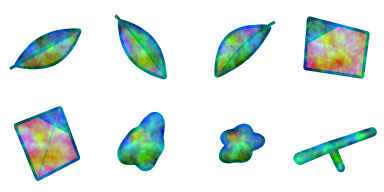
#> input picture assets/vfx/designed/air_debris.png, 384 x 192 px, given as the content of the folder hed_poc/out/clip/../../../assets/vfx/designed/air_debris.png, which was not available
$ python clip_sheet.py ../../../assets/vfx/designed/air_debris.png 5 5 5
#> lines starting #> are read from the running program, lines starting #| are printed output that depends on the picture
# python clip_sheet.py CLIP [cols] [every] [fps]: tiles out/clip/CLIP into out/clip_CLIP.png and writes out/clip_CLIP.gif
import os, sys
from PIL import Image, ImageDraw
HERE = os.path.dirname(os.path.abspath(__file__))
clip = sys.argv[1]; cols = int(sys.argv[2]) if len(sys.argv) > 2 else 6
every = int(sys.argv[3]) if len(sys.argv) > 3 else 3; fps = int(sys.argv[4]) if len(sys.argv) > 4 else 15
d = os.path.join(HERE, 'out', 'clip', clip)
names = sorted(os.listdir(d))
im = [Image.open(os.path.join(d, n)).convert('RGB') for n in names]
pick = list(zip(names, im))[::every]
#> pick = 1 item
w, h = im[0].size
#> w = 384; h = 192
rows = (len(pick) + cols - 1) // cols
#> rows = 1
S = Image.new('RGB', (w * cols, h * rows))
#> S: PIL image 1920x192 RGB; every value is 0
dr = ImageDraw.Draw(S)
for i, (n, m) in enumerate(pick):
    S.paste(m, (i % cols * w, i // cols * h)); dr.text((i % cols * w + 4, i // cols * h + 4), n[:-4], fill=(255, 255, 255))
#> this loop made 1 pass
#> n on pass 1: 'air_debris.png'
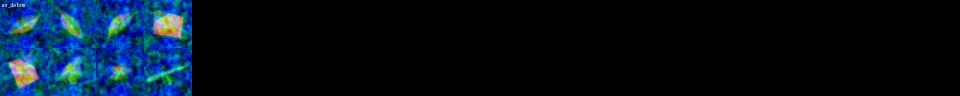
#> S: PIL image 1920x192 RGB (shown at 1/2 size); mean R, G, B 3.9, 16.1, 27.7
S.save(os.path.join(HERE, 'out', 'clip_%s.png' % clip))
im[0].save(os.path.join(HERE, 'out', 'clip_%s.gif' % clip), save_all=True, append_images=im[1:], duration=int(1000 / fps), loop=0)
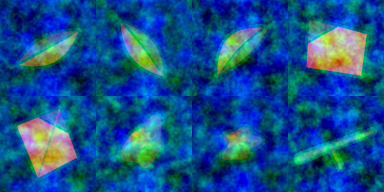
#> saved as air_debris.png.gif: PIL image 384x192 RGB; mean R, G, B 18.9, 80.3, 138.3
print(S.size, len(im))
#| (1920, 192) 1

$ run again, on assets/vfx/designed/air_gust.png
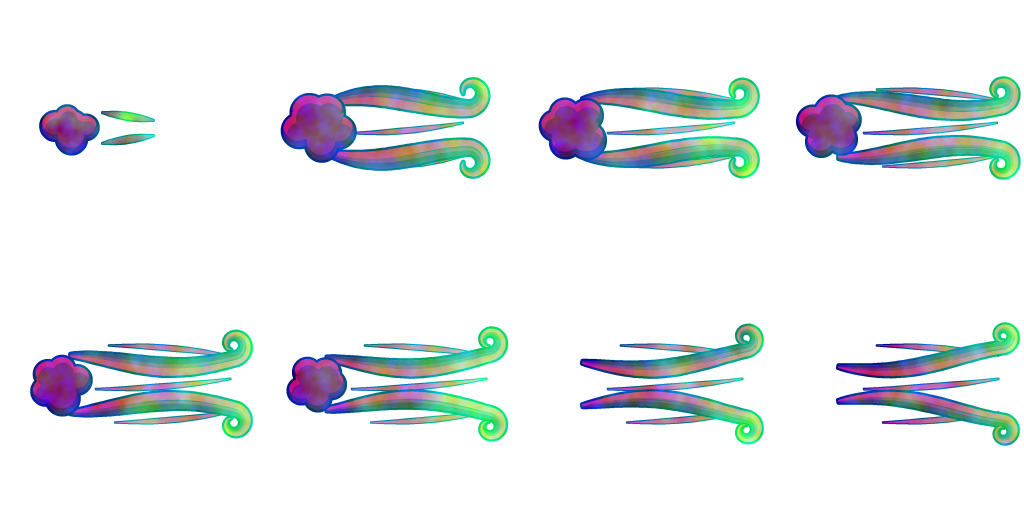
#> input picture assets/vfx/designed/air_gust.png, 1024 x 512 px, given as the content of the folder ished_poc/out/clip/../../../assets/vfx/designed/air_gust.png, which was not available
#> pick = 1 item
#> rows = 1
#> the loop `for i, (n, m) in enumerate(pick):` made 1 pass
#> n on pass 1: 'air_gust.png'
#> after the loop `for i, (n, m) in enumerate(pick):`:
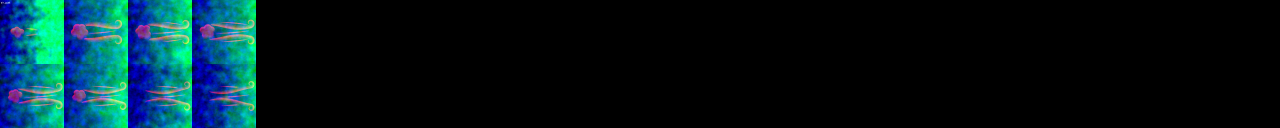
#> S: PIL image 5120x512 RGB (shown at 1/4 size); mean R, G, B 3.2, 23, 28.4
#> `im[0].save(os.path.join(HERE, 'out', 'clip_%s.gif' % clip), save_all=T..`:
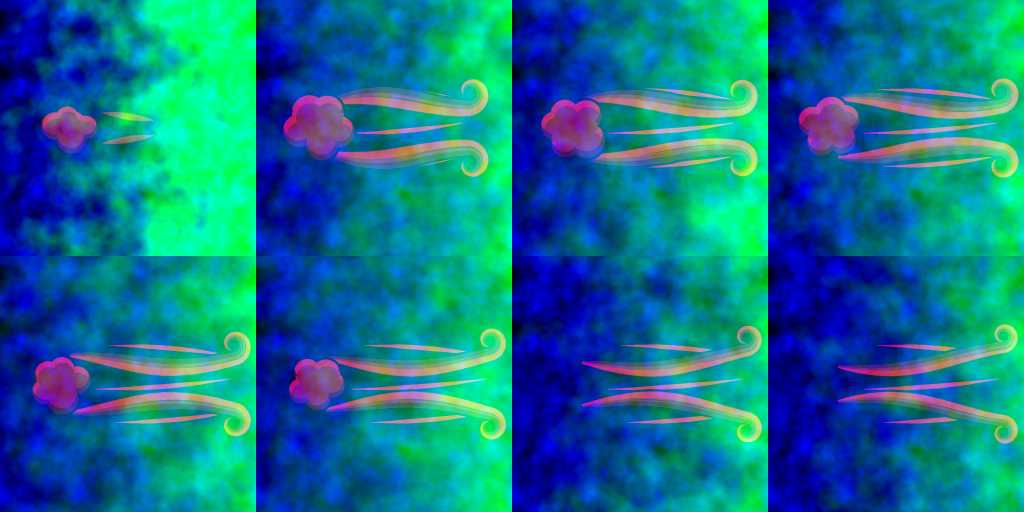
#> saved as air_gust.png.gif: PIL image 1024x512 RGB; mean R, G, B 15.9, 115.1, 142.2
#| (5120, 512) 1

$ run again, on assets/vfx/designed/air_ribbon.png
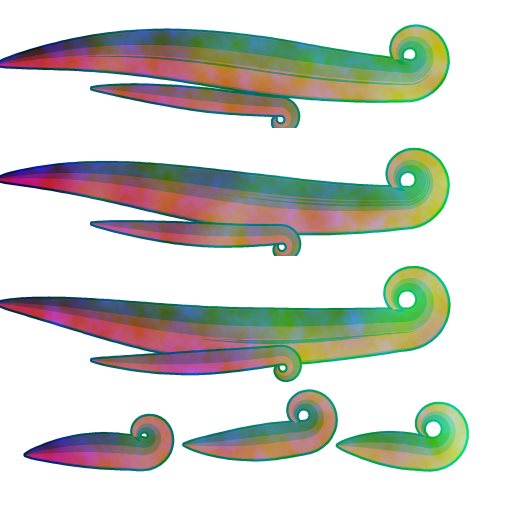
#> input picture assets/vfx/designed/air_ribbon.png, 512 x 512 px, given as the content of the folder hed_poc/out/clip/../../../assets/vfx/designed/air_ribbon.png, which was not available
#> pick = 1 item
#> rows = 1
#> the loop `for i, (n, m) in enumerate(pick):` made 1 pass
#> n on pass 1: 'air_ribbon.png'
#> after the loop `for i, (n, m) in enumerate(pick):`:
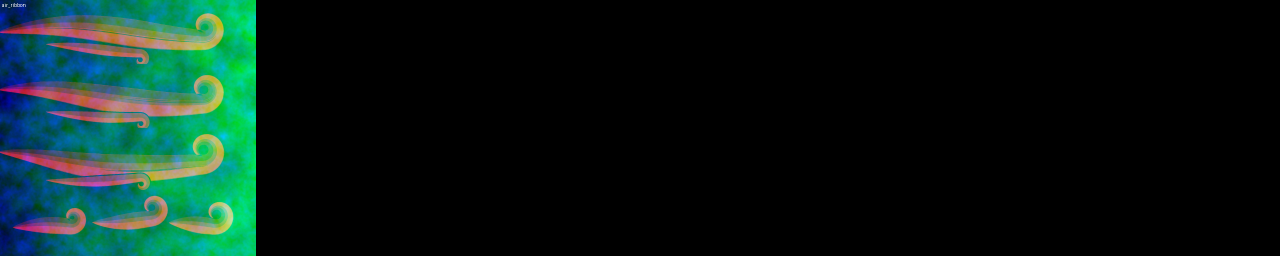
#> S: PIL image 2560x512 RGB (shown at 1/2 size); mean R, G, B 8.5, 25.2, 21.1
#> `im[0].save(os.path.join(HERE, 'out', 'clip_%s.gif' % clip), save_all=T..`:
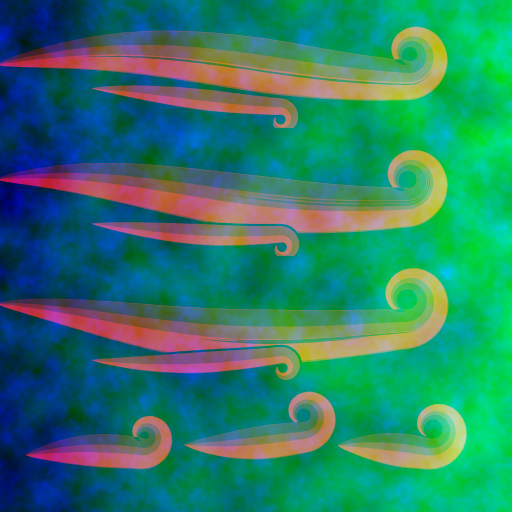
#> saved as air_ribbon.png.gif: PIL image 512x512 RGB; mean R, G, B 42.5, 126, 105.3
#| (2560, 512) 1
